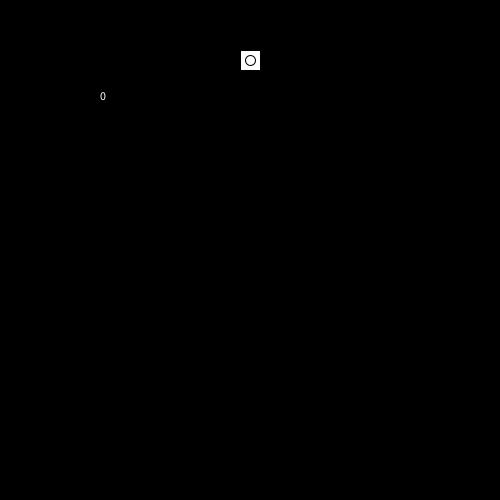
Frame 1 (no input)
Frame 60 (the mouse pressed at the canvas centre just before this capture): identical to frame 1, image omitted
Frame 120 (the mouse held since frame 60 and released just before this capture): identical to frame 1, image omitted

The Processing sketch that drew this single still picture (run headless with seeded random() and noise(); from frame 60 on, the mouse is pressed at the canvas centre):

// Processing sketch: Spil_med_Magnus
// ── Spil_med_Magnus.pde
player p = new player();
shot s = new shot();
keyControl k = new keyControl();

void setup() {
  size(500, 500);
}

void draw() {
  background(0);
  p.display();
  s.display();
  k.booleans();
  k.keyReleased();
  k.move();
  text(k.speed,100,100);
}
// ── Me.pde
class Me {
  float x;
  float y;
  float d;
  float xspeed = 5;
  float yspeed = 5;
  
  Me(float TempX,float TempY,float TempD) {
    x=TempX;
    y=TempY;
    d=TempD;
  }
  
  void display() {
    fill(255);
    rect(x,y,d,d);
  }
  
  void move() {
    if(x>=0 && x<=height) {
      if (keyPressed) {
        if(key=='a') {
          x=x-xspeed;
        }
        if(key=='d') {
          x=x+xspeed;
        }
      }
    }
    
    if(y>=0 && y<=height) {
      if (keyPressed) {
        if (key=='w') {
          y=y-yspeed;
        }
        if (key=='s') {
          y=y+yspeed;
        }
      }
    }
    if(y<=0 || y>=height || x<= 0 || x>=width) {
      background(255,0,0);
      xspeed=0;
      yspeed=0;
    }
  }
}
// ── Player.pde
class player {  
  float playerWidth = 20;
  float playerHeight = 20;
  float playerX = 250-(playerWidth/2);
  float playerY = 50;

  void display() {
    rect(playerX, playerY, playerWidth, playerHeight);
  }
}
// ── Shot.pde
class shot {  


  void display() {
    float d = 10;
    float shotX = p.playerX+p.playerWidth/2;
    float shotY = p.playerY+p.playerHeight/2;
    ellipse(shotX, shotY, d, d);
  }
}
// ── keyControl.pde
class keyControl {
  int speed = 0;
  boolean up, down, left, right;

void move() {
  if(keyPressed) {
    speed = 5;
    if(key == 'a' || key == 'A') {
      left = true;
    } else if(key == 'd' || key == 'D') {
      right = true;
    } else if(key == 'w' || key == 'W') {
      up = true;
    } else if(key == 's' || key == 'S') {
      down = true;
    } else {
      speed = 0;
    }
  }
}

  void keyReleased() {
    if(key == 'a' || key == 'A') {
      left = false;
    }
    if(key == 'd' || key == 'D') {
      right = false;
    }
    if(key == 'w' || key == 'W') {
      up = false;
    }
    if(key == 's' || key == 'S') {
      down = false;
    }
  }
  
  void booleans() {
    if(up == true) {
      p.playerY = p.playerY-speed;
    }
    if(down == true) {
      p.playerY = p.playerY+speed;
    }
    if (left == true) {
      p.playerX = p.playerX-speed;
    }
    if(right == true) {
      p.playerX = p.playerX+speed;
    }
  }
}
